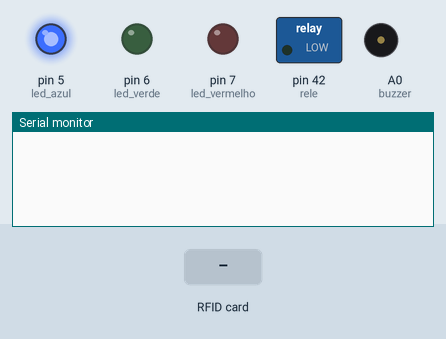
Simulated run of this sketch. Board: Arduino Mega 2560, built for the host (arithmetic inside an expression is 32-bit, double 64-bit). Shown: switched loads named in the sketch (green lamp = pin HIGH), output pins drawn as LEDs (lit = HIGH), buzzer (waves = sounding, pin HIGH), the last lines printed to the serial monitor. The test bench sets the inputs (shaded band). WiFi joins after 1.5 s; servers stay silent unless stated; uploads are accepted with an empty reply.

Above: at 2.2 s.
2.3 s: RFID card 5E 7A 19 C4 held to the reader
At 2.54 s:
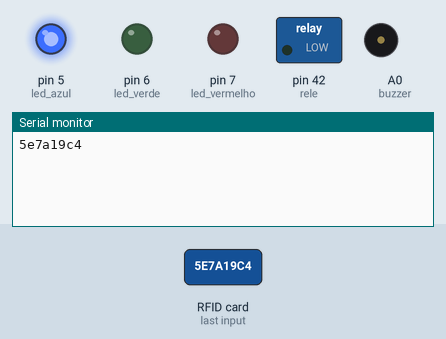
At 3.4 s:
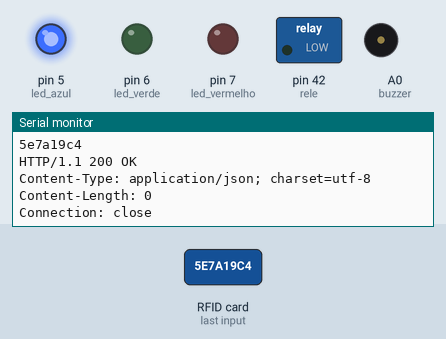

The sketch:

Julho25.ino
```cpp
/*
//***************************************************************
Controle de acessos 21/07/2021 Luanda
Autor: Herman Figueiredo
O presente sistema tem como objectivo o controlo das entradas/saídas
em instituições de ensino.
Actualmente o sistema registra as entradas e saídas de todos utentes.
Possiveis alterações no codigo em futuras versões
//****************************************************************

Pinagem do RFID MFRC522:
SDA   Pino 59
SCK   Pino 52
MOSI  Pino 51
MISO  Pino 50
IRQ   Desconectado
GND   Pino GND
RST   Pino 49
3.3V  Pino 3.3V

Ethernet Shield: Ligado por acoplamento
Pino 4
Pino 10
Socket ICSP

Buzzer        Pino A0
Led azul      Pino 5
Led verde     Pino 6
Led vermelho  Pino 7
Relé          Pino 42
Botão Reset   Pino Reset
Botão Relé    Pino 2
*/

#include <SPI.h>
#include <Ethernet.h>
#include <MFRC522.h>

// Configuraçções de ethernet
byte mac[] = { 0xDE, 0xAD, 0xBE, 0xEF, 0xFE, 0xE2 };    // MAC do ethernet shield, necessaria para identificar o dispositivo dentro da rede
IPAddress servidor(192, 168, 137, 1);
IPAddress gateway(192, 168, 137, 1);
IPAddress subnet(255, 255, 255, 0);
IPAddress ip(192, 168, 137, 177);                       // Ip estatico do ethernet shield

EthernetClient client;

// Configurações de RFID
#define Pino_SDA 53
#define Pino_Reinicio 49
MFRC522 mfrc522(Pino_SDA, Pino_Reinicio);


int buzzer = A0;              // buzzer para aviso sonoro
int led_azul = 5;             // Lez azul para stand-by
int led_verde = 6;            // Led verde para confirmação
int led_vermelho = 7;         // Led vermelho para notificar sobre qualquer erro no sistema
int rele = 42;                // Relé para representar catracas ou portas
//void requisitarBD(String& id);


void setup(){
  pinMode(led_verde, OUTPUT);
  pinMode(led_vermelho, OUTPUT);
  pinMode(led_azul, OUTPUT);
  pinMode(rele, OUTPUT);
  pinMode(buzzer, OUTPUT);
  digitalWrite(rele, LOW);

  Serial.begin(9600);
  SPI.begin();
  mfrc522.PCD_Init();		                               // Inicialização do modulo MFRC522 (rfid)
  mfrc522.PCD_SetAntennaGain(mfrc522.RxGain_max);      //Aumento do alcance da antena para facilitar a leitura de etiquetas

  Ethernet.init(10);
  Ethernet.begin(mac, ip, servidor, gateway, subnet);

  delay(1000);
}

void loop(){
  digitalWrite(led_azul, HIGH);
  if (mfrc522.PICC_IsNewCardPresent()){
    mfrc522.PICC_ReadCardSerial();
    String id = "";
      for (byte i = 0; i < 4; i++){
      id+=String(mfrc522.uid.uidByte[i], HEX);
      }
      Serial.println(id);
      requisitarBD(id);
  }
}


void requisitarBD(String& id){
  if (client.connect(servidor, 80)){
    String conn_php = "GET /dboard/ea/check_card.php?card_id=\""; //Verificação do cartão na base de dados
    conn_php += id;
    conn_php += "\" HTTP/1.0";
    client.println(conn_php);
    client.println();
    delay(50);
    String resposta = "";
    while(true){
      if (client.available()){
      char ch = client.read();
      resposta += String(ch);
      //Serial.println(ch);
      }

      if (!client.connected()){
        client.stop();
        break;
        }
    }
    Serial.println(resposta); // Confirmação, a resposta do servidor irá influenciar o comportamento da catraca
    //Serial.println(resposta.endsWith(" "));
    if(resposta.endsWith("OPEN")){
      Acesso_Autorizado();
      }

    if(resposta.endsWith("CLOSE")){
      Acesso_Recusado();
      }
    delay(1000);
  }
}

void avisoSonoro(){
  digitalWrite (buzzer, HIGH);  delay (25);
  digitalWrite (buzzer, LOW);   delay (25);
  digitalWrite (buzzer, HIGH);  delay (25);
  digitalWrite (buzzer, LOW);   delay (25);
}

void Acesso_Recusado(){
  digitalWrite(led_azul, LOW);
  digitalWrite(led_vermelho, HIGH);
    tone(buzzer, 1200, 80); delay(100);
    tone(buzzer, 900, 80);  delay(100);
    tone(buzzer, 1000, 80);  delay(100);
    tone(buzzer, 300, 200); delay(200);
  digitalWrite(led_vermelho, LOW);
  digitalWrite(led_azul, HIGH);
}

void Acesso_Autorizado() {
  digitalWrite(led_azul, LOW);
    digitalWrite(led_verde, HIGH);
    avisoSonoro();
    digitalWrite(rele, LOW);        // Abrir catraca
    delay(3000);                    // Manter aberta pelo tempo definido
    digitalWrite(rele, HIGH);       // Fechar catraca
    digitalWrite(led_verde, LOW);   // Desligar o led verde
  digitalWrite(led_azul, HIGH);     // Ligar o led azul como aviso que o sistema está em modo standby e aguarda cartões
}
```

Measured:
- after the input at 2.3 s, the serial monitor: prints a new line at once (image 1)
